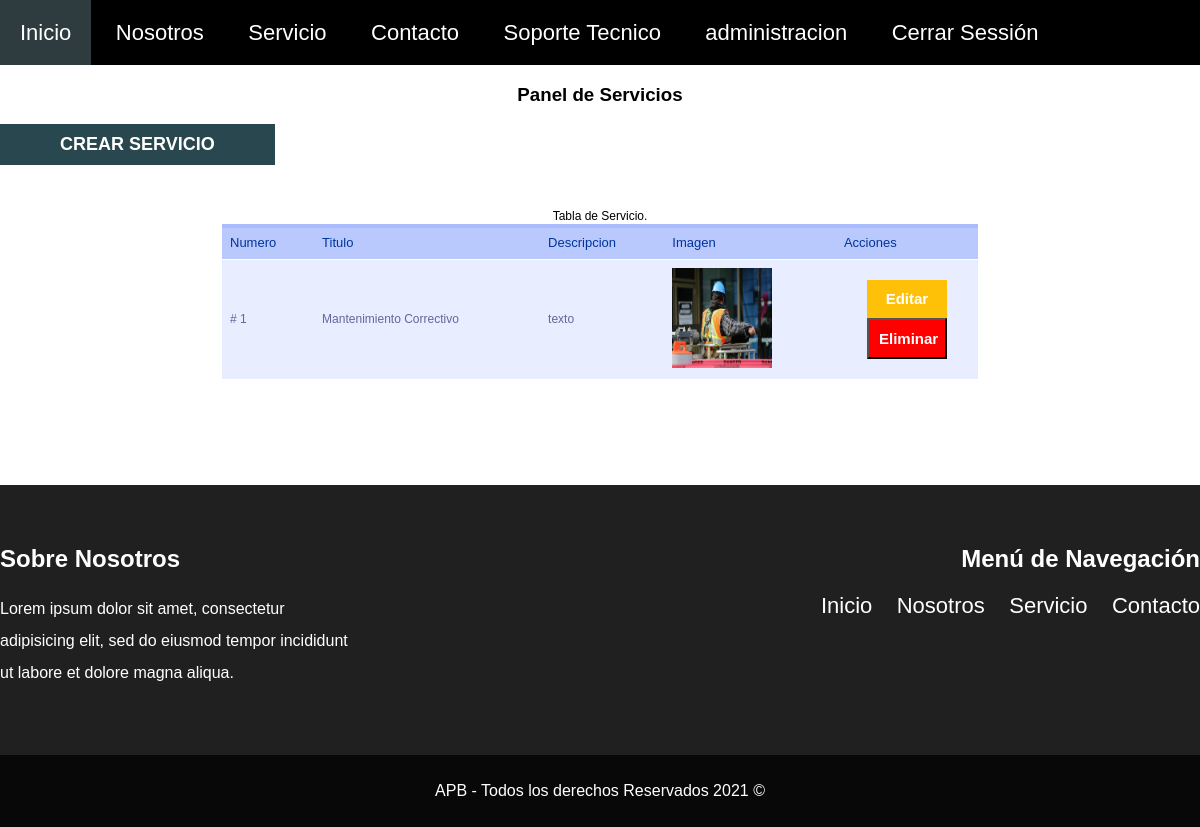
The page /servicio/servicio/ (signed in) on the database its author committed.
### tables this page shows
CREATE TABLE `servicios` (
  `id` int(12) NOT NULL,
  `titulo` varchar(80) NOT NULL,
  `descripcion` text NOT NULL,
  `img` text NOT NULL,
  `carpeta` varchar(80) NOT NULL
);

### servicio/controllers/TempleteControlador.php (called while the page is built)
<?php
Class TempleteControlador {
    public function index(){
        include "views/templete.php";
    }
}

### servicio/index.php (called while the page is built, shortened)
<?php
require_once __DIR__."/controllers/TempleteControlador.php";
require_once __DIR__."/controllers/UsuarioControlador.php";
require_once __DIR__."/controllers/ServicioControlador.php";
require_once __DIR__."/models/Servicio.php";
$templete = new TempleteControlador();
$templete-> index();

### servicio/controllers/ServicioControlador.php (called while the page is built, shortened)
<?php
class ServicioControlador {
static public function ctrMostarRegistroInfo( $item, $value){
    $table = "servicios";
    $result = Servicio::mdlMostrarRegistroInfo($table, $item, $value);
    return $result;
}
}

### servicio/database/Conexion.php (called while the page is built)
<?php
class Conexion {
    static public function conectar(){
      $link = new PDO("mysql:host=localhost;
      dbname=servicios",
      "root",
      "");
      $link ->exec("set names utf8");
      return $link;
    }
}

### servicio/models/Servicio.php (called while the page is built, shortened)
<?php
require_once "database/conexion.php";
class Servicio {
   static public function mdlMostrarRegistroInfo($table ,$item, $value){
    if($item != null){
			$stmt = Conexion::conectar()->prepare("SELECT * FROM $table WHERE $item = :$item");
			$stmt -> bindParam(":".$item, $value, PDO::PARAM_STR);
			$stmt -> execute();
			return $stmt -> fetch();
		}else{
			$stmt = Conexion::conectar()->prepare("SELECT * FROM $table ORDER by id DESC");
			$stmt -> execute();
			return $stmt -> fetchAll();
		}
  }
}

### servicio/views/pages/servicio.php (the view, shortened to what this page needs)
<div class="contenedor">
    <h3 class="text-center">Panel de Servicios</h3>
    <a href="<?php echo URL_BASE ?>crear-servicio/" class="boton">Crear Servicio</a>
<div class="contenedor  centrar">
<table >
<caption>Tabla de Servicio.</caption>
<tr>
     <th>Numero</th>
     <th>Titulo</th>
     <th>Descripcion </th>
     <th>Imagen</th>
     <th>Acciones </th>
</tr>
<tbody>
<?php
        $servicios = ServicioControlador::ctrMostarRegistroInfo(null, null);
        foreach($servicios as $key => $servicio){
?>
<tr>
    <td># <?php echo $key + 1;  ?></td>
    <td><?php echo  $servicio['titulo'];  ?></td>
    <td><?php echo  $servicio['descripcion'];  ?></td>
    <td>
       <img src="<?php echo URL_BASE.$servicio['img']; ?>" width="100px" alt="">
    </td>
    <td>
        <a href="<?php echo URL_BASE ?>editar-servicio/<?php echo $servicio['id']; ?>" class="btn naranja">Editar</a>
        <form method="POST">
           <button type="submit"  class="btn rojo">Eliminar</button>
        </form>
    </td>
</tr>
<?php }?>
</tbody>
</table>
</div>
</div>

### servicio/views/css/normalizacion.css (style rules this page uses)
html { line-height: 1.15; -webkit-text-size-adjust: 100%; }
body { margin: 0; }
a { background-color: transparent; }
img { border-style: none; }
button, input, optgroup, select, textarea { font-family: inherit; font-size: 100%; line-height: 1.15; margin: 0; }
button, input { overflow: visible; }
button, select { text-transform: none; }
button, [type="button"], [type="reset"], [type="submit"] { -webkit-appearance: button; }

### servicio/views/css/estilos.css (style rules this page uses)
:root { --blanco: #ffffff; --primario: #FFC107; --secundario: #0097A7; --gris: #757575; --oscuro: #212121; }
html { box-sizing: border-box; }
*, *:before, *:after { box-sizing: inherit; }
body { font-family: Verdana, Geneva, Tahoma, sans-serif }
img { max-width: 100%; }
table { font-family: "Lucida Sans Unicode", "Lucida Grande", Sans-Serif; font-size: 12px; margin: 45px; min-width: 756px; text-align: left; border-collapse: collapse; }
th { font-size: 13px; font-weight: normal; padding: 8px; background: #b9c9fe; border-top: 4px solid #aabcfe; border-bottom: 1px solid #fff; color: #039; }
td { padding: 8px; background: #e8edff; border-bottom: 1px solid #fff; color: #669; border-top: 1px solid transparent; }
.text-center { text-align: center; }
.boton { background-color: #29474e; padding: 10px 60px; display: inline-block; margin: auto; color: #ffffff; text-decoration: none; text-transform: uppercase; font-weight: bold; font-size: 18px; transition: background-color .3s ease-in-out; }
.contenedor { margin: 0 auto; max-width: 1200px; }
.btn { text-decoration: none; display: block; margin: auto; padding: 10px; color: white; border-color: 1px white solid; text-align: center; font-size: 15px; font-weight: 600; max-width: 80px; }
.naranja { background-color: var(--primario); }
.rojo { background-color: red; }
.centrar { display: flex; justify-content: center; }

### rows shown on the page
servicios: titulo "Mantenimiento Correctivo", descripcion "texto", img (picture)
